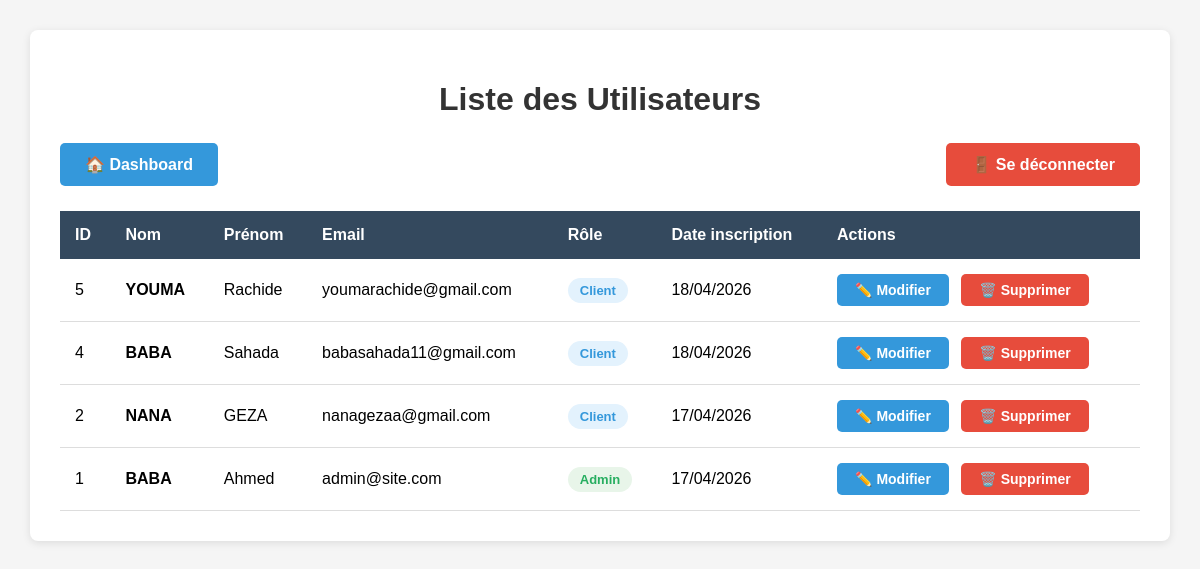
Page /liste_utilisateur.php (signed in) on the committed database.
### tables this page shows
CREATE TABLE `utilisateur` (
  `id` int(3) NOT NULL,
  `no` varchar(35) NOT NULL,
  `prenom` varchar(55) NOT NULL,
  `email` varchar(55) NOT NULL,
  `motpasse` varchar(255) DEFAULT NULL,
  `role` enum('admin','client') DEFAULT 'client',
  `date_inscription` datetime DEFAULT current_timestamp()
);

### liste_utilisateur.php (the view, shortened to what this page needs)
<?php
include "connexion_base.php";
$result = $conn->query("SELECT * FROM utilisateur ORDER BY id DESC");
?>
<!DOCTYPE html>
<html>
<head>
</head>
<body>
    <div class="container">
        <h1>Liste des Utilisateurs</h1>
        <div class="boutons">
            <a href="dashboard_admin.php" class="btn btn-dashboard">🏠 Dashboard</a>
            <a href="logout.php" class="btn btn-deconnexion">🚪 Se déconnecter</a>
        </div>
        <table>
            <tr>
                <th>ID</th>
                <th>Nom</th>
                <th>Prénom</th>
                <th>Email</th>
                <th>Rôle</th>
                <th>Date inscription</th>
                <th>Actions</th>
            </tr>
            <?php while($u = $result->fetch_assoc()): ?>
            <tr>
                <td><?php echo $u['id']; ?></td>
                <td><strong><?php echo htmlspecialchars($u['no']); ?></strong></td>
                <td><?php echo htmlspecialchars($u['prenom']); ?></td>
                <td><?php echo htmlspecialchars($u['email']); ?></td>
                <td>
                    <span class="role <?php echo $u['role'] == 'admin' ? 'role-admin' : 'role-client'; ?>">
                        <?php echo ucfirst($u['role']); ?>
                    </span>
                </td>
                <td><?php echo date('d/m/Y', strtotime($u['date_inscription'])); ?></td>
                <td>
                    <a href="modifier_utilisateur.php?id=<?php echo $u['id']; ?>" class="btn-action btn-modifier">✏️ Modifier</a>
                    <a href="supprimer_utilisateur.php?id=<?php echo $u['id']; ?>" class="btn-action btn-supprimer" onclick="return confirm('Supprimer cet utilisateur ?')">🗑️ Supprimer</a>
                </td>
            </tr>
            <?php endwhile; ?>
        </table>
    </div>
</body>
</html>

### liste_utilisateur.php (style rules this page uses)
body { font-family: Arial, sans-serif; background: #f5f5f5; padding: 30px; margin: 0; }
.container { max-width: 1200px; margin: 0 auto; background: white; padding: 30px; border-radius: 8px; box-shadow: 0 2px 8px rgba(0,0,0,0.1); }
h1 { color: #333; margin-bottom: 25px; text-align: center; }
.boutons { margin-bottom: 25px; display: flex; justify-content: space-between; }
.btn { padding: 12px 25px; text-decoration: none; border-radius: 5px; font-weight: bold; color: white; transition: 0.3s; }
.btn-dashboard { background: #3498db; }
.btn-deconnexion { background: #e74c3c; }
table { width: 100%; border-collapse: collapse; }
th { background: #34495e; color: white; padding: 15px; text-align: left; }
td { padding: 15px; border-bottom: 1px solid #ddd; }
.role { padding: 5px 12px; border-radius: 20px; font-weight: bold; font-size: 13px; }
.role-admin { background: #e8f5e9; color: #27ae60; }
.role-client { background: #e3f2fd; color: #3498db; }
.btn-action { padding: 8px 18px; text-decoration: none; border-radius: 5px; font-weight: 600; font-size: 14px; display: inline-block; margin-right: 8px; transition: 0.3s; color: white; }
.btn-modifier { background: #3498db; }
.btn-supprimer { background: #e74c3c; }

### rows in the picture
utilisateur: id "5", no "YOUMA", prenom "Rachide", email "youmarachide@gmail.com", role "Client", date_inscription "18/04/2026"
utilisateur: id "4", no "BABA", prenom "Sahada", email "babasahada11@gmail.com", role "Client", date_inscription "18/04/2026"
utilisateur: id "2", no "NANA", prenom "GEZA", email "nanagezaa@gmail.com", role "Client", date_inscription "17/04/2026"
utilisateur: id "1", no "BABA", prenom "Ahmed", email "admin@site.com", role "Admin", date_inscription "17/04/2026"
